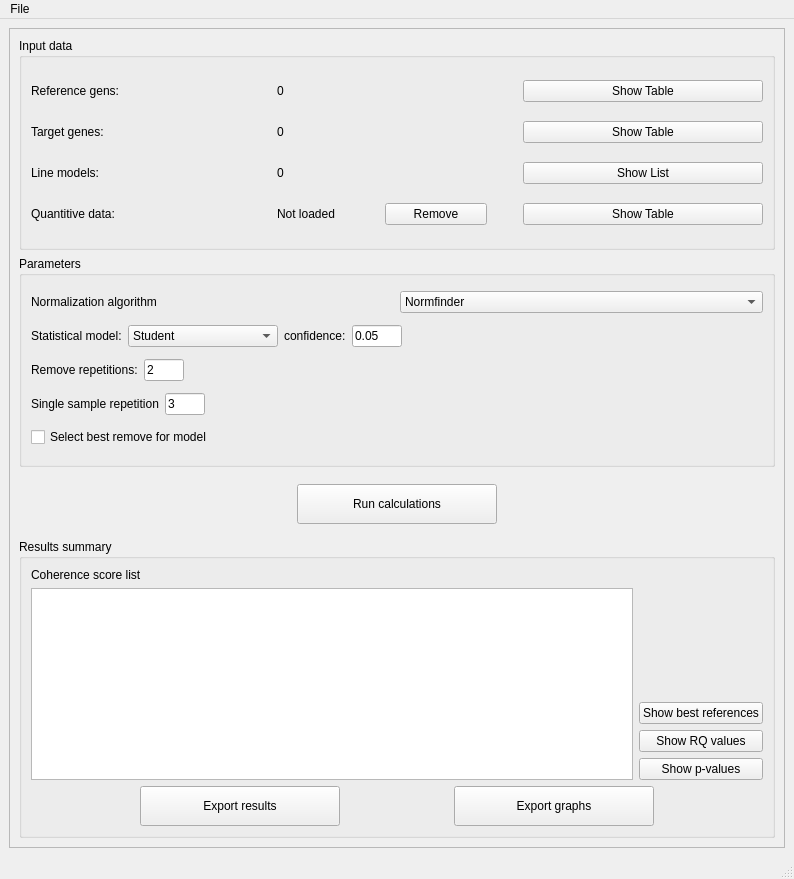
<?xml version="1.0" encoding="UTF-8"?>
<ui version="4.0">
 <class>MainWindow</class>
 <widget class="QMainWindow" name="MainWindow">
  <property name="geometry">
   <rect>
    <x>0</x>
    <y>0</y>
    <width>794</width>
    <height>879</height>
   </rect>
  </property>
  <property name="windowTitle">
   <string>MainWindow</string>
  </property>
  <widget class="QWidget" name="centralwidget">
   <layout class="QGridLayout" name="gridLayout_4">
    <item row="0" column="0">
     <widget class="QScrollArea" name="scrollArea">
      <property name="widgetResizable">
       <bool>true</bool>
      </property>
      <widget class="QWidget" name="scrollAreaWidgetContents">
       <property name="geometry">
        <rect>
         <x>0</x>
         <y>0</y>
         <width>774</width>
         <height>810</height>
        </rect>
       </property>
       <layout class="QVBoxLayout" name="verticalLayout_3">
        <item>
         <widget class="QGroupBox" name="groupBox">
          <property name="title">
           <string>Input data</string>
          </property>
          <layout class="QGridLayout" name="gridLayout">
           <item row="5" column="3">
            <widget class="QPushButton" name="buttonShowQuantitive">
             <property name="text">
              <string>Show Table</string>
             </property>
            </widget>
           </item>
           <item row="0" column="3">
            <widget class="QPushButton" name="buttonShowRef">
             <property name="toolTip">
              <string/>
             </property>
             <property name="text">
              <string>Show Table</string>
             </property>
            </widget>
           </item>
           <item row="3" column="1">
            <widget class="QLabel" name="labelModelsCnt">
             <property name="toolTip">
              <string>Cell models count</string>
             </property>
             <property name="statusTip">
              <string>Cell models count</string>
             </property>
             <property name="text">
              <string>0</string>
             </property>
            </widget>
           </item>
           <item row="1" column="1">
            <widget class="QLabel" name="labelTargetCnt">
             <property name="toolTip">
              <string>Loaded target genes count</string>
             </property>
             <property name="statusTip">
              <string>Loaded target genes count</string>
             </property>
             <property name="text">
              <string>0</string>
             </property>
            </widget>
           </item>
           <item row="1" column="3">
            <widget class="QPushButton" name="buttonShowTarget">
             <property name="text">
              <string>Show Table</string>
             </property>
            </widget>
           </item>
           <item row="1" column="0">
            <widget class="QLabel" name="label_2">
             <property name="toolTip">
              <string>Table of target genes loaded into the program</string>
             </property>
             <property name="statusTip">
              <string> Table of target genes loaded into the program</string>
             </property>
             <property name="text">
              <string>Target genes:</string>
             </property>
            </widget>
           </item>
           <item row="0" column="1">
            <widget class="QLabel" name="labelRefCnt">
             <property name="toolTip">
              <string>Loaded reference genes cout</string>
             </property>
             <property name="statusTip">
              <string>Loaded reference genes cout</string>
             </property>
             <property name="text">
              <string>0</string>
             </property>
            </widget>
           </item>
           <item row="3" column="0">
            <widget class="QLabel" name="label_3">
             <property name="toolTip">
              <string>A current list of cell line models</string>
             </property>
             <property name="statusTip">
              <string>A current list of cell line models</string>
             </property>
             <property name="text">
              <string>Line models:</string>
             </property>
            </widget>
           </item>
           <item row="3" column="3">
            <widget class="QPushButton" name="buttonShowModels">
             <property name="text">
              <string>Show List</string>
             </property>
            </widget>
           </item>
           <item row="0" column="0">
            <widget class="QLabel" name="label">
             <property name="mouseTracking">
              <bool>false</bool>
             </property>
             <property name="toolTip">
              <string>Table of reference genes loaded into the program</string>
             </property>
             <property name="statusTip">
              <string>Table of reference genes loaded into the program</string>
             </property>
             <property name="whatsThis">
              <string/>
             </property>
             <property name="text">
              <string>Reference gens:</string>
             </property>
            </widget>
           </item>
           <item row="5" column="0">
            <widget class="QLabel" name="label_4">
             <property name="text">
              <string>Quantitive data:</string>
             </property>
            </widget>
           </item>
           <item row="5" column="1">
            <layout class="QHBoxLayout" name="horizontalLayout_6">
             <item>
              <widget class="QLabel" name="labelQantitive">
               <property name="text">
                <string>Not loaded</string>
               </property>
              </widget>
             </item>
             <item>
              <widget class="QPushButton" name="buttonRemoveQuantitive">
               <property name="text">
                <string>Remove</string>
               </property>
              </widget>
             </item>
             <item>
              <spacer name="horizontalSpacer_9">
               <property name="orientation">
                <enum>Qt::Horizontal</enum>
               </property>
               <property name="sizeType">
                <enum>QSizePolicy::Minimum</enum>
               </property>
               <property name="sizeHint" stdset="0">
                <size>
                 <width>30</width>
                 <height>20</height>
                </size>
               </property>
              </spacer>
             </item>
            </layout>
           </item>
          </layout>
         </widget>
        </item>
        <item>
         <widget class="QGroupBox" name="groupBox_2">
          <property name="title">
           <string>Parameters</string>
          </property>
          <layout class="QVBoxLayout" name="verticalLayout">
           <item>
            <layout class="QHBoxLayout" name="horizontalLayout_4">
             <item>
              <widget class="QLabel" name="label_8">
               <property name="toolTip">
                <string>Select normalization algorithm to use during analysis </string>
               </property>
               <property name="statusTip">
                <string>Select normalization algorithm to use during analysis </string>
               </property>
               <property name="text">
                <string>Normalization algorithm</string>
               </property>
              </widget>
             </item>
             <item>
              <widget class="QComboBox" name="comboBoxNormalizationAlgorithm">
               <property name="minimumSize">
                <size>
                 <width>150</width>
                 <height>0</height>
                </size>
               </property>
               <item>
                <property name="text">
                 <string>Normfinder</string>
                </property>
               </item>
              </widget>
             </item>
            </layout>
           </item>
           <item>
            <layout class="QHBoxLayout" name="horizontalLayout">
             <item>
              <widget class="QLabel" name="label_5">
               <property name="toolTip">
                <string>Select statistical model to use during analysis </string>
               </property>
               <property name="statusTip">
                <string>Select statistical model to use during analysis </string>
               </property>
               <property name="text">
                <string>Statistical model:</string>
               </property>
              </widget>
             </item>
             <item>
              <widget class="QComboBox" name="comboBoxStatModel">
               <property name="minimumSize">
                <size>
                 <width>150</width>
                 <height>0</height>
                </size>
               </property>
               <item>
                <property name="text">
                 <string>Student</string>
                </property>
               </item>
              </widget>
             </item>
             <item>
              <widget class="QLabel" name="label_6">
               <property name="toolTip">
                <string>Select p-value</string>
               </property>
               <property name="statusTip">
                <string>Select p-value</string>
               </property>
               <property name="text">
                <string>confidence:</string>
               </property>
              </widget>
             </item>
             <item>
              <widget class="QLineEdit" name="lineEditConfidence">
               <property name="maximumSize">
                <size>
                 <width>50</width>
                 <height>16777215</height>
                </size>
               </property>
               <property name="text">
                <string>0.05</string>
               </property>
              </widget>
             </item>
             <item>
              <spacer name="horizontalSpacer_4">
               <property name="orientation">
                <enum>Qt::Horizontal</enum>
               </property>
               <property name="sizeHint" stdset="0">
                <size>
                 <width>40</width>
                 <height>20</height>
                </size>
               </property>
              </spacer>
             </item>
            </layout>
           </item>
           <item>
            <layout class="QHBoxLayout" name="horizontalLayout_2">
             <item>
              <widget class="QLabel" name="label_7">
               <property name="toolTip">
                <string>Select number of remove worst reference gene cycles</string>
               </property>
               <property name="statusTip">
                <string>Select number of remove worst reference gene cycles</string>
               </property>
               <property name="text">
                <string>Remove repetitions:</string>
               </property>
              </widget>
             </item>
             <item>
              <widget class="QLineEdit" name="lineEditRemoveRep">
               <property name="maximumSize">
                <size>
                 <width>40</width>
                 <height>16777215</height>
                </size>
               </property>
               <property name="text">
                <string>2</string>
               </property>
              </widget>
             </item>
             <item>
              <spacer name="horizontalSpacer_3">
               <property name="orientation">
                <enum>Qt::Horizontal</enum>
               </property>
               <property name="sizeHint" stdset="0">
                <size>
                 <width>40</width>
                 <height>20</height>
                </size>
               </property>
              </spacer>
             </item>
            </layout>
           </item>
           <item>
            <layout class="QHBoxLayout" name="horizontalLayout_7">
             <item>
              <widget class="QLabel" name="label_9">
               <property name="toolTip">
                <string>Select check repetition for a single sample</string>
               </property>
               <property name="statusTip">
                <string>Select check repetition for a single sample</string>
               </property>
               <property name="text">
                <string>Single sample repetition</string>
               </property>
              </widget>
             </item>
             <item>
              <widget class="QLineEdit" name="lineEditSampleRepetition">
               <property name="maximumSize">
                <size>
                 <width>40</width>
                 <height>16777215</height>
                </size>
               </property>
               <property name="text">
                <string>3</string>
               </property>
              </widget>
             </item>
             <item>
              <spacer name="horizontalSpacer_7">
               <property name="orientation">
                <enum>Qt::Horizontal</enum>
               </property>
               <property name="sizeHint" stdset="0">
                <size>
                 <width>40</width>
                 <height>20</height>
                </size>
               </property>
              </spacer>
             </item>
            </layout>
           </item>
           <item>
            <layout class="QHBoxLayout" name="horizontalLayout_3">
             <item>
              <widget class="QCheckBox" name="checkSelectBest">
               <property name="enabled">
                <bool>true</bool>
               </property>
               <property name="text">
                <string>Select best remove for model</string>
               </property>
              </widget>
             </item>
            </layout>
           </item>
          </layout>
         </widget>
        </item>
        <item>
         <widget class="QWidget" name="widget" native="true">
          <property name="maximumSize">
           <size>
            <width>16777215</width>
            <height>60</height>
           </size>
          </property>
          <layout class="QGridLayout" name="gridLayout_2">
           <item row="1" column="2">
            <spacer name="horizontalSpacer_2">
             <property name="orientation">
              <enum>Qt::Horizontal</enum>
             </property>
             <property name="sizeHint" stdset="0">
              <size>
               <width>133</width>
               <height>20</height>
              </size>
             </property>
            </spacer>
           </item>
           <item row="1" column="1">
            <widget class="QPushButton" name="buttonRunCalculations">
             <property name="minimumSize">
              <size>
               <width>200</width>
               <height>40</height>
              </size>
             </property>
             <property name="text">
              <string>Run calculations</string>
             </property>
            </widget>
           </item>
           <item row="1" column="0">
            <spacer name="horizontalSpacer">
             <property name="orientation">
              <enum>Qt::Horizontal</enum>
             </property>
             <property name="sizeHint" stdset="0">
              <size>
               <width>134</width>
               <height>20</height>
              </size>
             </property>
            </spacer>
           </item>
           <item row="0" column="1">
            <spacer name="verticalSpacer">
             <property name="orientation">
              <enum>Qt::Vertical</enum>
             </property>
             <property name="sizeHint" stdset="0">
              <size>
               <width>20</width>
               <height>110</height>
              </size>
             </property>
            </spacer>
           </item>
           <item row="2" column="1">
            <spacer name="verticalSpacer_2">
             <property name="orientation">
              <enum>Qt::Vertical</enum>
             </property>
             <property name="sizeHint" stdset="0">
              <size>
               <width>20</width>
               <height>12</height>
              </size>
             </property>
            </spacer>
           </item>
          </layout>
         </widget>
        </item>
        <item>
         <widget class="QGroupBox" name="groupBoxResultsSummary">
          <property name="enabled">
           <bool>true</bool>
          </property>
          <property name="title">
           <string>Results summary</string>
          </property>
          <layout class="QGridLayout" name="gridLayout_3">
           <item row="0" column="1">
            <widget class="QLabel" name="label_17">
             <property name="text">
              <string>Coherence score list</string>
             </property>
            </widget>
           </item>
           <item row="9" column="1" colspan="2">
            <layout class="QHBoxLayout" name="horizontalLayout_5">
             <item>
              <spacer name="horizontalSpacer_8">
               <property name="orientation">
                <enum>Qt::Horizontal</enum>
               </property>
               <property name="sizeHint" stdset="0">
                <size>
                 <width>40</width>
                 <height>20</height>
                </size>
               </property>
              </spacer>
             </item>
             <item>
              <widget class="QPushButton" name="buttonExportResults">
               <property name="minimumSize">
                <size>
                 <width>200</width>
                 <height>40</height>
                </size>
               </property>
               <property name="text">
                <string>Export results</string>
               </property>
              </widget>
             </item>
             <item>
              <spacer name="horizontalSpacer_5">
               <property name="orientation">
                <enum>Qt::Horizontal</enum>
               </property>
               <property name="sizeHint" stdset="0">
                <size>
                 <width>40</width>
                 <height>20</height>
                </size>
               </property>
              </spacer>
             </item>
             <item>
              <widget class="QPushButton" name="buttonExportGraphs">
               <property name="enabled">
                <bool>true</bool>
               </property>
               <property name="minimumSize">
                <size>
                 <width>200</width>
                 <height>40</height>
                </size>
               </property>
               <property name="text">
                <string>Export graphs</string>
               </property>
              </widget>
             </item>
             <item>
              <spacer name="horizontalSpacer_6">
               <property name="orientation">
                <enum>Qt::Horizontal</enum>
               </property>
               <property name="sizeHint" stdset="0">
                <size>
                 <width>40</width>
                 <height>20</height>
                </size>
               </property>
              </spacer>
             </item>
            </layout>
           </item>
           <item row="4" column="2" rowspan="5">
            <layout class="QVBoxLayout" name="verticalLayout_4">
             <item>
              <spacer name="verticalSpacer_3">
               <property name="orientation">
                <enum>Qt::Vertical</enum>
               </property>
               <property name="sizeHint" stdset="0">
                <size>
                 <width>20</width>
                 <height>40</height>
                </size>
               </property>
              </spacer>
             </item>
             <item>
              <widget class="QPushButton" name="buttonShowBestRef">
               <property name="text">
                <string>Show best references</string>
               </property>
              </widget>
             </item>
             <item>
              <widget class="QPushButton" name="buttonShowRQ">
               <property name="text">
                <string>Show RQ values</string>
               </property>
              </widget>
             </item>
             <item>
              <widget class="QPushButton" name="buttonShowStatistic">
               <property name="text">
                <string>Show p-values</string>
               </property>
              </widget>
             </item>
            </layout>
           </item>
           <item row="4" column="1" rowspan="5">
            <widget class="QListView" name="listCoherence">
             <property name="font">
              <font>
               <pointsize>11</pointsize>
               <weight>50</weight>
               <bold>false</bold>
              </font>
             </property>
             <property name="editTriggers">
              <set>QAbstractItemView::NoEditTriggers</set>
             </property>
             <property name="selectionMode">
              <enum>QAbstractItemView::NoSelection</enum>
             </property>
            </widget>
           </item>
          </layout>
         </widget>
        </item>
       </layout>
      </widget>
     </widget>
    </item>
   </layout>
  </widget>
  <widget class="QMenuBar" name="menubar">
   <property name="geometry">
    <rect>
     <x>0</x>
     <y>0</y>
     <width>794</width>
     <height>27</height>
    </rect>
   </property>
   <widget class="QMenu" name="menuFile">
    <property name="title">
     <string>File</string>
    </property>
    <addaction name="actionRead_from_combined_input"/>
    <addaction name="actionLoad_Quantified"/>
    <addaction name="separator"/>
    <addaction name="actionActivate_license"/>
   </widget>
   <addaction name="menuFile"/>
  </widget>
  <widget class="QStatusBar" name="statusbar"/>
  <action name="actionRead_from_combined_input">
   <property name="text">
    <string>Read from combined input</string>
   </property>
  </action>
  <action name="actionLoad_Quantified">
   <property name="text">
    <string>Load Quantified</string>
   </property>
  </action>
  <action name="actionActivate_license">
   <property name="text">
    <string>Activate license</string>
   </property>
  </action>
 </widget>
 <resources/>
 <connections/>
</ui>
